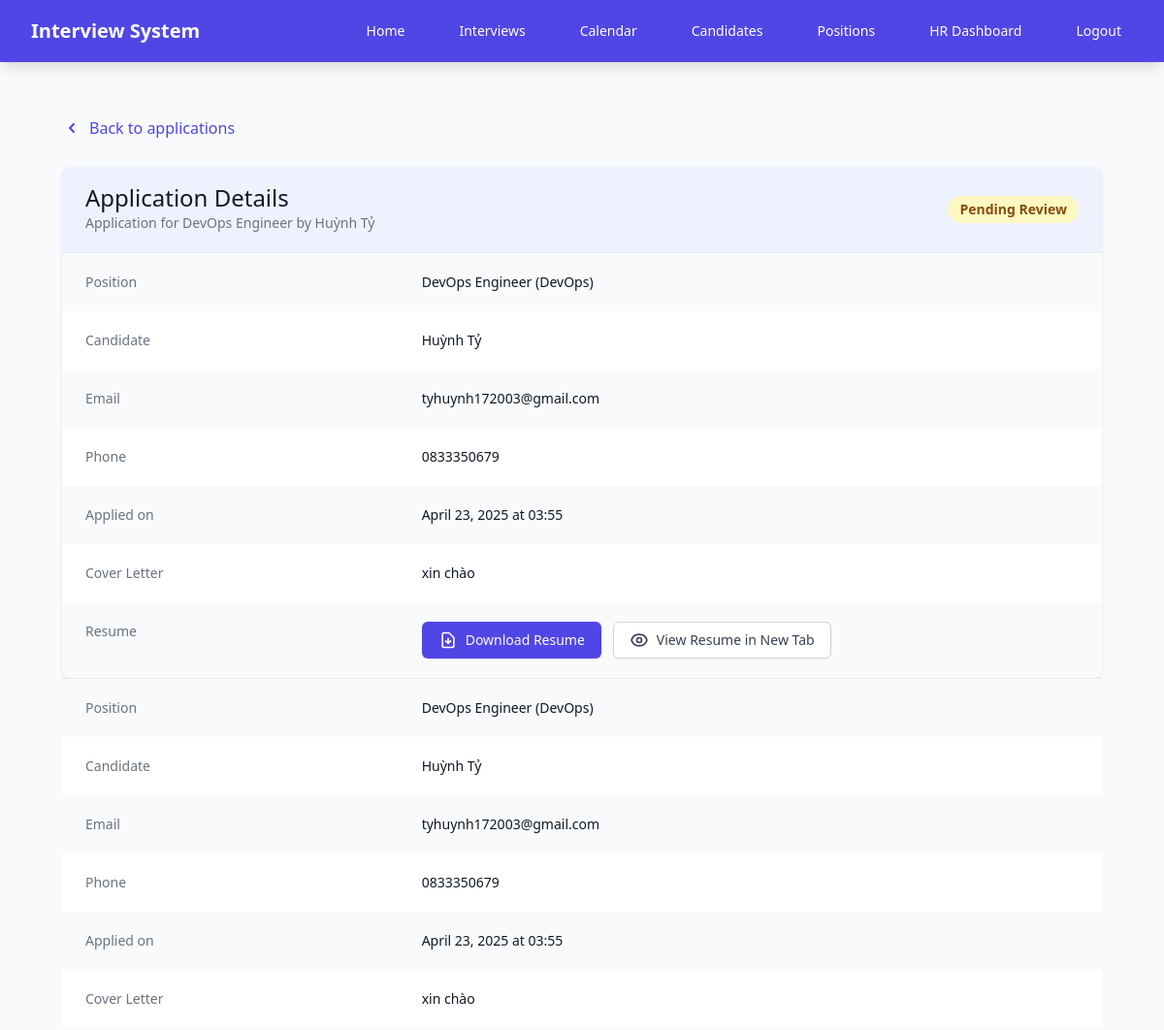
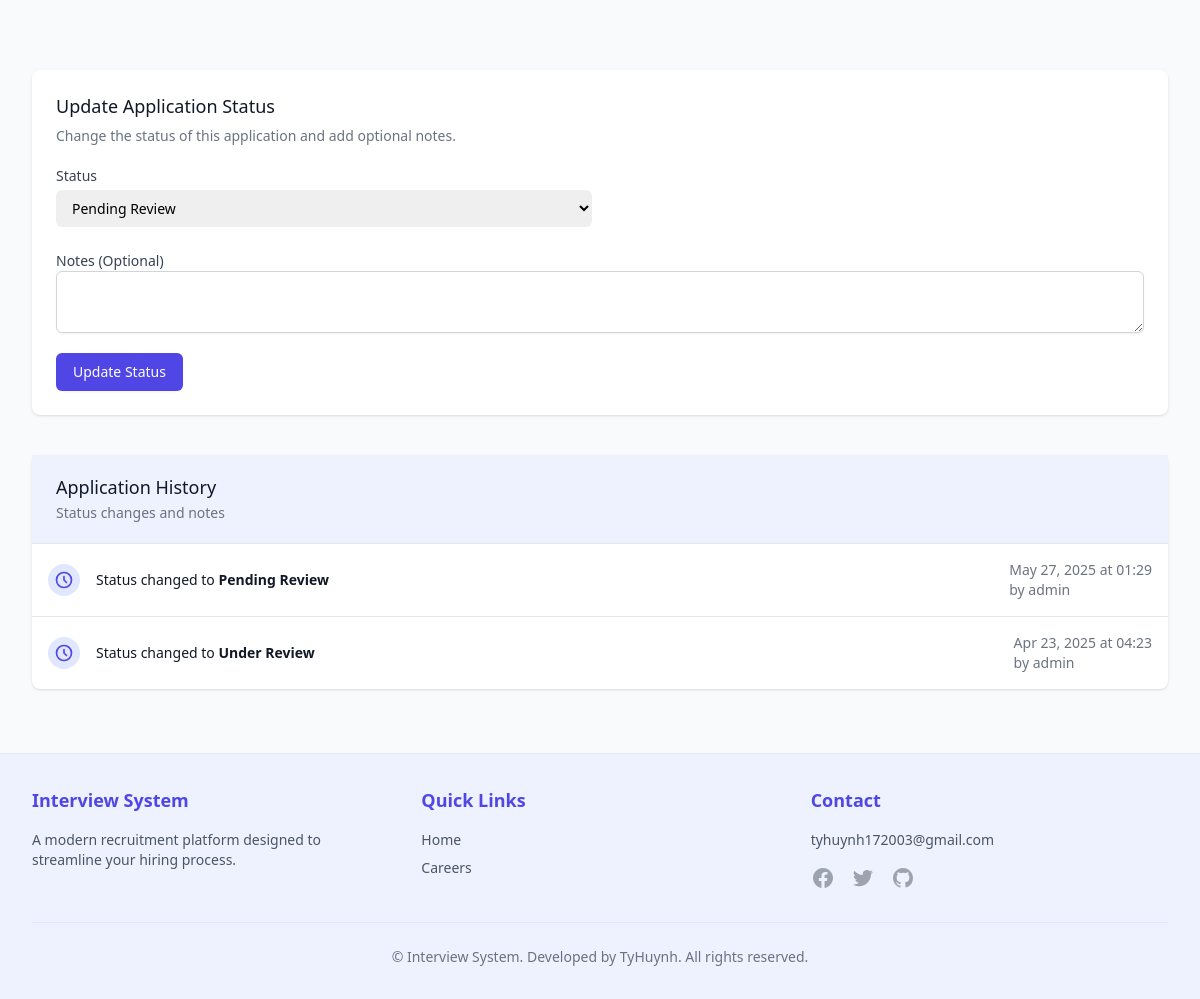
/applications/2/ (signed in), run on the app's committed database (2 pictures, top to bottom).
### recruitment/models.py (models this page shows, shortened)
class Application(models.Model):
    STATUS_CHOICES = [
        ('pending', 'Pending Review'),
        ('reviewing', 'Under Review'),
        ('interview', 'Interview Scheduled'),
        ('accepted', 'Accepted'),
        ('rejected', 'Rejected'),
    ]
    candidate = models.ForeignKey(Candidate, on_delete=models.CASCADE, related_name='applications')
    position = models.ForeignKey(Position, on_delete=models.CASCADE, related_name='applications')
    cover_letter = models.TextField(blank=True)
    resume = models.FileField(upload_to='resumes/', blank=True, null=True)
    created_at = models.DateTimeField(auto_now_add=True)
    updated_at = models.DateTimeField(auto_now=True)
    status = models.CharField(max_length=20, choices=STATUS_CHOICES, default='pending')

class Position(models.Model):
    title = models.CharField(max_length=100)
    description = models.TextField()
    requirements = models.TextField()
    salary_range = models.CharField(max_length=100, blank=True, null=True)  # Thêm trường lương
    department = models.CharField(max_length=100, blank=True, null=True)  # Thêm phòng ban
    is_active = models.BooleanField(default=True)
    EMPLOYMENT_TYPES = [
        ('full_time', 'Full-time'),
        ('part_time', 'Part-time'),
        ('contract', 'Contract'),
        ('temporary', 'Temporary'),
        ('internship', 'Internship'),
        ('remote', 'Remote'),
    ]
    employment_type = models.CharField(
        max_length=20,
        choices=EMPLOYMENT_TYPES,
        default='full_time',
        verbose_name='Employment Type'
    )

class Candidate(models.Model):
    user = models.OneToOneField(User, on_delete=models.CASCADE, null=True, blank=True)
    name = models.CharField(max_length=100)
    email = models.EmailField(unique=True)
    phone = models.CharField(max_length=20)
    resume = models.FileField(upload_to='resumes/', null=True, blank=True)
    created_at = models.DateTimeField(auto_now_add=True)

class ApplicationStatusHistory(models.Model):
    application = models.ForeignKey(Application, on_delete=models.CASCADE, related_name='status_history')
    previous_status = models.CharField(max_length=20, choices=Application.STATUS_CHOICES, null=True, blank=True)
    new_status = models.CharField(max_length=20, choices=Application.STATUS_CHOICES)
    notes = models.TextField(blank=True, null=True)
    updated_by = models.ForeignKey(User, on_delete=models.SET_NULL, null=True)
    created_at = models.DateTimeField(auto_now_add=True)
    class Meta:
        ordering = ['-created_at']
    def get_new_status_display(self):
        return dict(Application.STATUS_CHOICES).get(self.new_status, self.new_status)

### recruitment/views.py (the view)
# urls.py: path('applications/<int:pk>/', views.application_detail, name='application_detail'),
@login_required
@user_passes_test(is_hr_staff)
def application_detail(request, pk):
    application = get_object_or_404(Application, pk=pk)
    application_history = application.status_history.all()
    context = {
        'application': application,
        'application_history': application_history,
        'status_choices': Application.STATUS_CHOICES,
    }
    return render(request, 'recruitment/application_detail.html', context)

### recruitment/views.py (called while the page is built)
def is_hr_staff(user):
    return hasattr(user, 'profile') and user.profile.user_type in ['hr', 'admin']

### templates/recruitment/application_detail.html (shortened to what this page needs)
{% extends 'base.html' %}
{% block content %}
<div class="max-w-7xl mx-auto px-4 sm:px-6 lg:px-8 py-8">
    <div class="mb-6">
        <a href="{% url 'recruitment:application_management' %}" class="inline-flex items-center text-indigo-600 hover:text-indigo-900">
            <svg class="h-5 w-5 mr-2" xmlns="http://www.w3.org/2000/svg" viewBox="0 0 20 20" fill="currentColor">
                <path fill-rule="evenodd" d="M12.707 5.293a1 1 0 010 1.414L9.414 10l3.293 3.293a1 1 0 01-1.414 1.414l-4-4a1 1 0 010-1.414l4-4a1 1 0 011.414 0z" clip-rule="evenodd" />
            </svg>
            Back to applications
        </a>
    </div>
    <div class="bg-white shadow overflow-hidden sm:rounded-lg">
        <div class="px-4 py-5 sm:px-6 bg-indigo-50">
            <div class="flex items-center justify-between">
                <div>
                    <h3 class="text-2xl leading-6 font-medium text-gray-900">Application Details</h3>
                    <p class="mt-1 max-w-2xl text-sm text-gray-500">
                        Application for {{ application.position.title }} by {{ application.candidate.name }}
                    </p>
                </div>
                <span class="px-3 py-1 inline-flex text-sm leading-5 font-semibold rounded-full
                    {% if application.status == 'pending' %}bg-yellow-100 text-yellow-800
                    {% elif application.status == 'reviewing' %}bg-blue-100 text-blue-800
                    {% elif application.status == 'interview' %}bg-purple-100 text-purple-800
                    {% elif application.status == 'rejected' %}bg-red-100 text-red-800
                    {% elif application.status == 'accepted' %}bg-green-100 text-green-800
                    {% endif %}">
                    {{ application.get_status_display }}
                </span>
            </div>
        </div>
        <div class="border-t border-gray-200">
            <dl>
                <div class="bg-gray-50 px-4 py-5 sm:grid sm:grid-cols-3 sm:gap-4 sm:px-6">
                    <dt class="text-sm font-medium text-gray-500">Position</dt>
                    <dd class="mt-1 text-sm text-gray-900 sm:mt-0 sm:col-span-2">
                        {{ application.position.title }} ({{ application.position.department }})
                    </dd>
                </div>
                <div class="bg-white px-4 py-5 sm:grid sm:grid-cols-3 sm:gap-4 sm:px-6">
                    <dt class="text-sm font-medium text-gray-500">Candidate</dt>
                    <dd class="mt-1 text-sm text-gray-900 sm:mt-0 sm:col-span-2">
                        {{ application.candidate.name }}
                    </dd>
                </div>
                <div class="bg-gray-50 px-4 py-5 sm:grid sm:grid-cols-3 sm:gap-4 sm:px-6">
                    <dt class="text-sm font-medium text-gray-500">Email</dt>
                    <dd class="mt-1 text-sm text-gray-900 sm:mt-0 sm:col-span-2">
                        {{ application.candidate.email }}
                    </dd>
                </div>
                <div class="bg-white px-4 py-5 sm:grid sm:grid-cols-3 sm:gap-4 sm:px-6">
                    <dt class="text-sm font-medium text-gray-500">Phone</dt>
                    <dd class="mt-1 text-sm text-gray-900 sm:mt-0 sm:col-span-2">
                        {{ application.candidate.phone }}
                    </dd>
                </div>
                <div class="bg-gray-50 px-4 py-5 sm:grid sm:grid-cols-3 sm:gap-4 sm:px-6">
                    <dt class="text-sm font-medium text-gray-500">Applied on</dt>
                    <dd class="mt-1 text-sm text-gray-900 sm:mt-0 sm:col-span-2">
                        {{ application.created_at|date:"F d, Y" }} at {{ application.created_at|time:"H:i" }}
                    </dd>
                </div>
                <div class="bg-white px-4 py-5 sm:grid sm:grid-cols-3 sm:gap-4 sm:px-6">
                    <dt class="text-sm font-medium text-gray-500">Cover Letter</dt>
                    <dd class="mt-1 text-sm text-gray-900 sm:mt-0 sm:col-span-2">
                        <div class="prose max-w-none">
                            {{ application.cover_letter|linebreaks }}
                        </div>
                    </dd>
                </div>
                <div class="bg-gray-50 px-4 py-5 sm:grid sm:grid-cols-3 sm:gap-4 sm:px-6">
                    <dt class="text-sm font-medium text-gray-500">Resume</dt>
                    <dd class="mt-1 text-sm text-gray-900 sm:mt-0 sm:col-span-2">
                        <div class="flex space-x-3">
                            <a href="{{ application.resume.url }}" class="inline-flex items-center px-4 py-2 border border-transparent text-sm font-medium rounded-md shadow-sm text-white bg-indigo-600 hover:bg-indigo-700 focus:outline-none focus:ring-2 focus:ring-offset-2 focus:ring-indigo-500" download>
                                Download Resume
                            </a>
                            <a href="{{ application.resume.url }}" class="inline-flex items-center px-4 py-2 border border-gray-300 shadow-sm text-sm font-medium rounded-md text-gray-700 bg-white hover:bg-gray-50 focus:outline-none focus:ring-2 focus:ring-offset-2 focus:ring-indigo-500" target="_blank">
                                View Resume in New Tab
                            </a>
                        </div>
                    </dd>
                </div>
            </div>
        </div>
        <div class="border-t border-gray-200">
            <dl>
                <div class="bg-gray-50 px-4 py-5 sm:grid sm:grid-cols-3 sm:gap-4 sm:px-6">
                    <dt class="text-sm font-medium text-gray-500">Position</dt>
                    <dd class="mt-1 text-sm text-gray-900 sm:mt-0 sm:col-span-2">
                        {{ application.position.title }} ({{ application.position.department }})
                    </dd>
                </div>
                <div class="bg-white px-4 py-5 sm:grid sm:grid-cols-3 sm:gap-4 sm:px-6">
                    <dt class="text-sm font-medium text-gray-500">Candidate</dt>
                    <dd class="mt-1 text-sm text-gray-900 sm:mt-0 sm:col-span-2">
                        {{ application.candidate.name }}
                    </dd>
                </div>
                <div class="bg-gray-50 px-4 py-5 sm:grid sm:grid-cols-3 sm:gap-4 sm:px-6">
                    <dt class="text-sm font-medium text-gray-500">Email</dt>
                    <dd class="mt-1 text-sm text-gray-900 sm:mt-0 sm:col-span-2">
                        {{ application.candidate.email }}
                    </dd>
                </div>
                <div class="bg-white px-4 py-5 sm:grid sm:grid-cols-3 sm:gap-4 sm:px-6">
                    <dt class="text-sm font-medium text-gray-500">Phone</dt>
                    <dd class="mt-1 text-sm text-gray-900 sm:mt-0 sm:col-span-2">
                        {{ application.candidate.phone }}
                    </dd>
                </div>
                <div class="bg-gray-50 px-4 py-5 sm:grid sm:grid-cols-3 sm:gap-4 sm:px-6">
                    <dt class="text-sm font-medium text-gray-500">Applied on</dt>
                    <dd class="mt-1 text-sm text-gray-900 sm:mt-0 sm:col-span-2">
                        {{ application.created_at|date:"F d, Y" }} at {{ application.created_at|time:"H:i" }}
                    </dd>
                </div>
                <div class="bg-white px-4 py-5 sm:grid sm:grid-cols-3 sm:gap-4 sm:px-6">
                    <dt class="text-sm font-medium text-gray-500">Cover Letter</dt>
                    <dd class="mt-1 text-sm text-gray-900 sm:mt-0 sm:col-span-2">
                        <div class="prose max-w-none">
                            {{ application.cover_letter|linebreaks }}
                        </div>
                    </dd>
                </div>
            </dl>
        </div>
    </div>
    <div class="mt-10 bg-white shadow sm:rounded-lg">
        <div class="px-4 py-5 sm:p-6">
            <h3 class="text-lg leading-6 font-medium text-gray-900">
                Update Application Status
            </h3>
            <div class="mt-2 max-w-xl text-sm text-gray-500">
                <p>Change the status of this application and add optional notes.</p>
            </div>
            <form method="post" action="{% url 'recruitment:update_application_status' application.id %}" class="mt-5">
                <div class="grid grid-cols-1 gap-y-6 gap-x-4 sm:grid-cols-6">
                    <div class="sm:col-span-3">
                        <label for="status" class="block text-sm font-medium text-gray-700">Status</label>
                        <select id="status" name="status" class="mt-1 block w-full pl-3 pr-10 py-2 text-base border-gray-300 focus:outline-none focus:ring-indigo-500 focus:border-indigo-500 sm:text-sm rounded-md">
                            {% for status_value, status_label in status_choices %}
                                <option value="{{ status_value }}" {% if application.status == status_value %}selected{% endif %}>{{ status_label }}</option>
                            {% endfor %}
                        </select>
                    </div>
                    <div class="sm:col-span-6">
                        <label for="notes" class="block text-sm font-medium text-gray-700">Notes (Optional)</label>
                        <textarea id="notes" name="notes" rows="3" class="shadow-sm focus:ring-indigo-500 focus:border-indigo-500 block w-full sm:text-sm border border-gray-300 rounded-md"></textarea>
                    </div>
                </div>
                <div class="mt-5">
                    <button type="submit" class="inline-flex items-center px-4 py-2 border border-transparent text-sm font-medium rounded-md shadow-sm text-white bg-indigo-600 hover:bg-indigo-700 focus:outline-none focus:ring-2 focus:ring-offset-2 focus:ring-indigo-500">
                        Update Status
                    </button>
                </div>
            </form>
        </div>
    </div>
    <div class="mt-10 bg-white shadow sm:rounded-lg">
        <div class="px-4 py-5 sm:px-6 bg-indigo-50">
            <h3 class="text-lg leading-6 font-medium text-gray-900">Application History</h3>
            <p class="mt-1 max-w-2xl text-sm text-gray-500">Status changes and notes</p>
        </div>
        <div class="border-t border-gray-200">
            {% if application_history %}
                <ul class="divide-y divide-gray-200">
                    {% for history in application_history %}
                    <li class="px-4 py-4">
                        <div class="flex items-center justify-between">
                            <div class="flex items-center">
                                <div class="flex-shrink-0">
                                    <span class="h-8 w-8 rounded-full bg-indigo-100 flex items-center justify-center">
                                        <svg class="h-5 w-5 text-indigo-600" xmlns="http://www.w3.org/2000/svg" fill="none" viewBox="0 0 24 24" stroke="currentColor">
                                            <path stroke-linecap="round" stroke-linejoin="round" stroke-width="2" d="M12 8v4l3 3m6-3a9 9 0 11-18 0 9 9 0 0118 0z" />
                                        </svg>
                                    </span>
                                </div>
                                <div class="ml-4">
                                    <p class="text-sm font-medium text-gray-900">
                                        Status changed to <span class="font-semibold">{{ history.get_new_status_display }}</span>
                                    </p>
                                </div>
                            </div>
                            <div class="ml-4 flex-shrink-0">
                                <p class="text-sm text-gray-500">
                                    {{ history.created_at|date:"M d, Y" }} at {{ history.created_at|time:"H:i" }}
                                </p>
                                <p class="text-sm text-gray-500">
                                    by {{ history.updated_by.get_full_name|default:history.updated_by.username }}
                                </p>
                            </div>
                        </div>
                    </li>
                    {% endfor %}
                </ul>
            {% else %}
                <div class="px-4 py-5 sm:px-6 text-center">
                    <p class="text-gray-500">No history available for this application.</p>
                </div>
            {% endif %}
        </div>
    </div>
</div>
{% endblock %}

### data on the page
Application: position "DevOps Engineer", candidate.name "Huỳnh Tỷ", status "Pending Review", position.department "DevOps", candidate.email "tyhuynh172003@gmail.com", candidate.phone "0833350679", created_at "April 23, 2025", created_at "03:55", cover_letter "xin chào"
ApplicationStatusHistory: new_status "Pending Review", created_at "May 27, 2025", created_at "01:29", updated_by.get_full_name "admin"
ApplicationStatusHistory: new_status "Under Review", created_at "Apr 23, 2025", created_at "04:23", updated_by.get_full_name "admin"
